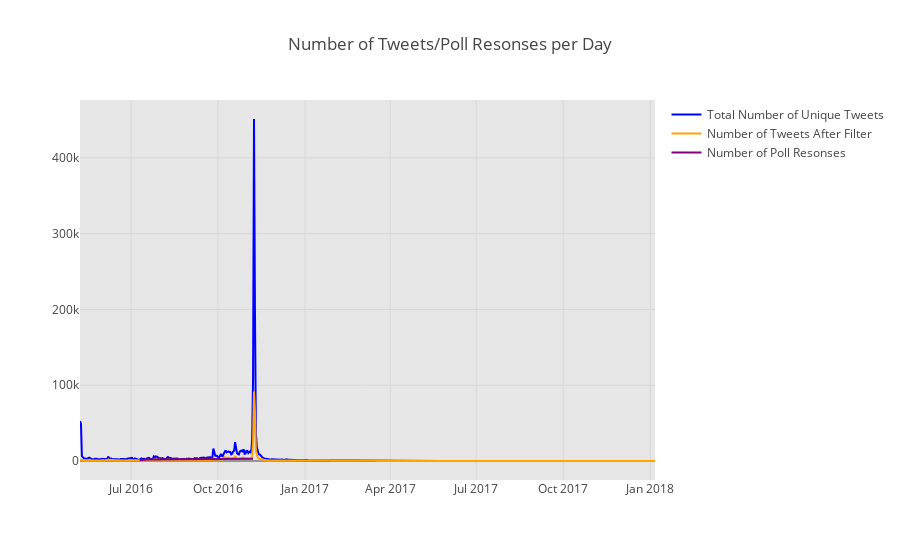

Notebook cell for this chart:
### Code cell
# This section graphs number of TOTAL tweets tweeted with the hashtag #Election2016
# between the dates of ...
# Note that not all tweets are about the US election, nor were all tweets tweeted in the US 

df = pd.read_csv("election_tweets_counts1.csv")
trace = Scatter( x=df['Date'], y=df['Number_Tweets'],
                marker=dict(color = "blue" ),
                name = 'Total Number of Unique Tweets')

df2 = pd.read_csv("election_tweets_counts2.csv")
trace2 = Scatter( x=df2['Date'], y=df2['Number_Tweets'],
                  marker=dict(color = "orange" ),
                  name = 'Number of Tweets After Filter')

df3 = pd.read_csv('pop_converted_dates.csv')
trace3 = Scatter( x=df3['Date'], y=df3['N'], 
                  marker=dict(color = "purple" ),
                  name = 'Number of Poll Resonses')

layout = Layout(
    title="Number of Tweets/Poll Resonses per Day",
    plot_bgcolor = 'rgb(230, 230,230)',
    showlegend=True)

fig = Figure(data = [trace, trace2, trace3], layout=layout )
iplot(fig, filename="total_numtweets")

### Figure 1 — Plotly figure (JSON) as saved in the notebook; plotly's stock layout.template omitted (floating-point values rounded to 4 significant figures; data arrays with more than 128 entries replaced by an {"elided": "..."} marker saying what was removed)
{"data": [{"marker": {"color": "blue"}, "name": "Total Number of Unique Tweets", "type": "scatter", "x": {"elided": "609 str values"}, "y": {"elided": "609 int values"}}, {"marker": {"color": "orange"}, "name": "Number of Tweets After Filter", "type": "scatter", "x": {"elided": "609 str values"}, "y": {"elided": "609 int values"}}, {"marker": {"color": "purple"}, "name": "Number of Poll Resonses", "type": "scatter", "x": ["2016-07-10", "2016-07-11", "2016-07-12", "2016-07-13", "2016-07-14", "2016-07-15", "2016-07-16", "2016-07-17", "2016-07-18", "2016-07-19", "2016-07-20", "2016-07-21", "2016-07-22", "2016-07-23", "2016-07-24", "2016-07-25", "2016-07-26", "2016-07-27", "2016-07-28", "2016-07-29", "2016-07-30", "2016-07-31", "2016-08-01", "2016-08-02", "2016-08-03", "2016-08-04", "2016-08-05", "2016-08-06", "2016-08-07", "2016-08-08", "2016-08-09", "2016-08-10", "2016-08-11", "2016-08-12", "2016-08-13", "2016-08-14", "2016-08-15", "2016-08-16", "2016-08-17", "2016-08-18", "2016-08-19", "2016-08-20", "2016-08-21", "2016-08-22", "2016-08-23", "2016-08-24", "2016-08-25", "2016-08-26", "2016-08-27", "2016-08-28", "2016-08-29", "2016-08-30", "2016-08-31", "2016-09-01", "2016-09-02", "2016-09-03", "2016-09-04", "2016-09-05", "2016-09-06", "2016-09-07", "2016-09-08", "2016-09-09", "2016-09-10", "2016-09-11", "2016-09-12", "2016-09-13", "2016-09-14", "2016-09-15", "2016-09-16", "2016-09-17", "2016-09-18", "2016-09-19", "2016-09-20", "2016-09-21", "2016-09-22", "2016-09-23", "2016-09-24", "2016-09-25", "2016-09-26", "2016-09-27", "2016-09-28", "2016-09-29", "2016-09-30", "2016-10-01", "2016-10-02", "2016-10-03", "2016-10-04", "2016-10-05", "2016-10-06", "2016-10-07", "2016-10-08", "2016-10-09", "2016-10-10", "2016-10-11", "2016-10-12", "2016-10-13", "2016-10-14", "2016-10-15", "2016-10-16", "2016-10-17", "2016-10-18", "2016-10-19", "2016-10-20", "2016-10-21", "2016-10-22", "2016-10-23", "2016-10-24", "2016-10-25", "2016-10-26", "2016-10-27", "2016-10-28", "2016-10-29", "2016-10-30", "2016-10-31", "2016-11-01", "2016-11-02", "2016-11-03", "2016-11-04", "2016-11-05", "2016-11-06", "2016-11-07"], "y": [1282, 1520, 1600, 1607, 1608, 1755, 1828, 1885, 1907, 1953, 2050, 2083, 2010, 2143, 2094, 2102, 2112, 2150, 2188, 2286, 2220, 2211, 2171, 2186, 2175, 2205, 2126, 2146, 2117, 2136, 2146, 2203, 2216, 2251, 2325, 2510, 2539, 2551, 2500, 2489, 2463, 2385, 2359, 2411, 2396, 2434, 2444, 2460, 2545, 2469, 2500, 2576, 2646, 2650, 2711, 2656, 2732, 2605, 2640, 2632, 2653, 2566, 2565, 2596, 2665, 2550, 2499, 2497, 2565, 2507, 2465, 2524, 2629, 2623, 2594, 2559, 2640, 2726, 2690, 2673, 2631, 2560, 2526, 2481, 2319, 2275, 2369, 2489, 2632, 2690, 2712, 2893, 2969, 2868, 2838, 2879, 2870, 2946, 2975, 2983, 3019, 3050, 3001, 3052, 3028, 3024, 3104, 3145, 3208, 3238, 3248, 3220, 3237, 3145, 3004, 2938, 2962, 2987, 2988, 2935, 2972]}], "layout": {"plot_bgcolor": "rgb(230, 230,230)", "showlegend": true, "title": "Number of Tweets/Poll Resonses per Day"}}
